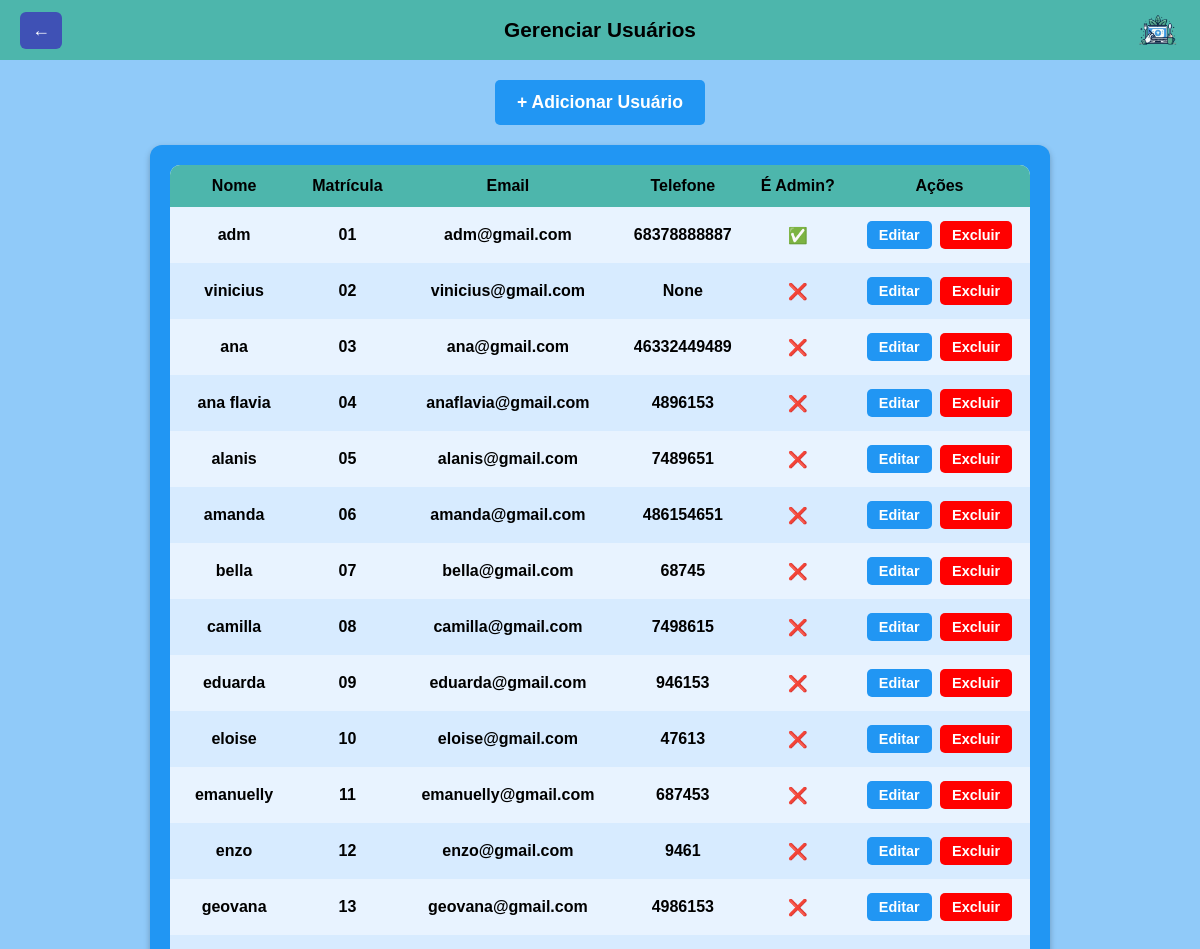
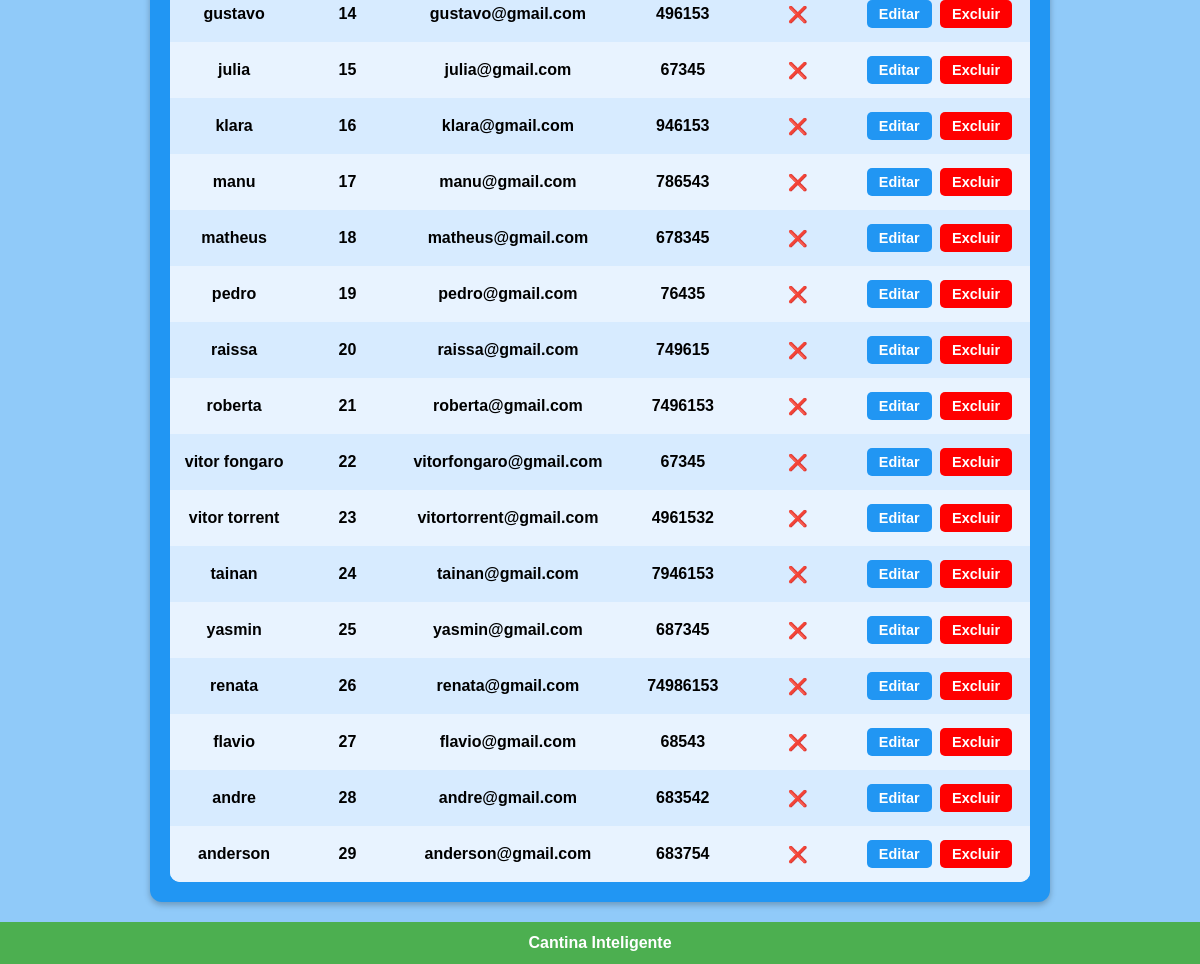
Screenshot of /usuarios/ with the database file from the repository (2 pictures, top to bottom).
### PFI/models.py (models this page shows, shortened)
class Usuario(models.Model):
    nome = models.CharField(max_length=100)
    matricula = models.CharField(max_length=20, unique=True)
    telefone = models.CharField(max_length=20, blank=True, null=True)
    telefone_responsavel = models.CharField(max_length=20, blank=True, null=True)
    email = models.EmailField(unique=True)
    senha = models.CharField(max_length=128)
    is_admin = models.BooleanField(default=False)
    saldo_em_dividas = models.DecimalField(max_digits=6, decimal_places=2, default=0)
    data_primeira_compra = models.DateField(null=True, blank=True)
    foto = models.ImageField(upload_to='fotos_usuarios/', blank=True, null=True)

### PFI/views.py (the view)
# urls.py: path('usuarios/', views.listar_usuarios, name='listar_usuarios'),
def listar_usuarios(request):
    usuarios = Usuario.objects.all()
    return render(request, "Site_principal/editar_usuario/gerenciar_usuarios.html", {"usuarios": usuarios})

### templates/Site_principal/editar_usuario/gerenciar_usuarios.html (shortened to what this page needs)
{% load static %}
<!DOCTYPE html>
<html lang="pt-BR">
<head>
  <link rel="stylesheet" href="{% static 'CSS/style_gerenciar_usuarios.css' %}">
</head>
<body>
  <header class="topo">
      <button class="btn-voltar" onclick="window.location.href='{% url 'adm_dashboard' %}'">←</button>
      <h1>Gerenciar Usuários</h1>
      <img src="{% static 'media/logo.png' %}" class="logo-topo" alt="Logo">
  </header>
  <main class="conteudo">
      <div class="area-botao-centro">
          <a href="{% url 'adicionar_usuario' %}" class="btn azul grande">+ Adicionar Usuário</a>
      </div>
      <div class="card-container">
          <table class="tabela">
              <thead>
                  <tr>
                      <th>Nome</th>
                      <th>Matrícula</th>
                      <th>Email</th>
                      <th>Telefone</th>
                      <th>É Admin?</th>
                      <th>Ações</th>
                  </tr>
              </thead>
              <tbody>
                  {% for usuario in usuarios %}
                  <tr>
                      <td>{{ usuario.nome }}</td>
                      <td>{{ usuario.matricula }}</td>
                      <td>{{ usuario.email }}</td>
                      <td>{{ usuario.telefone }}</td>
                      <td>{% if usuario.is_admin %}✅{% else %}❌{% endif %}</td>
                      <td>
                          <a href="{% url 'editar_usuario' usuario.id %}" class="btn azul">Editar</a>
                          <a href="{% url 'excluir_usuario' usuario.id %}" class="btn vermelho"
                             onclick="return confirm('Deseja realmente excluir este usuário?')">Excluir</a>
                      </td>
                  </tr>
                  {% empty %}
                  <tr><td colspan="6">Nenhum usuário encontrado.</td></tr>
                  {% endfor %}
              </tbody>
          </table>
      </div>
  </main>
  <footer class="rodape">
      Cantina Inteligente
  </footer>
</body>
</html>

### PFI/static/CSS/style_gerenciar_usuarios.css (style rules this page uses)
:root { --cor-fundo: #90CAF9; --cor-topo: #4db6ac; --cor-botao-voltar: #3f51b5; --cor-card: #2196f3; --cor-rodape: #4caf50; --cor-texto-claro: #ffffff; --cor-preto: #000000; }
* { margin: 0; padding: 0; box-sizing: border-box; font-family: Arial, sans-serif; }
body { min-height: 100vh; display: flex; flex-direction: column; background: var(--cor-fundo); }
.topo { background: var(--cor-topo); padding: 18px; display: flex; align-items: center; justify-content: center; position: relative; color: var(--cor-preto); font-weight: bold; }
.topo h1 { font-size: 1.3em; }
.btn-voltar { position: absolute; left: 20px; background: var(--cor-botao-voltar); color: white; border: none; padding: 8px 12px; border-radius: 6px; font-size: 18px; cursor: pointer; }
.logo-topo { position: absolute; right: 20px; width: 45px; }
.conteudo { flex: 1; padding: 20px; display: flex; flex-direction: column; align-items: center; }
.area-botao-centro { text-align: center; margin-bottom: 20px; }
.btn { padding: 10px 16px; border-radius: 5px; border: none; font-weight: bold; cursor: pointer; text-decoration: none; display: inline-block; }
.azul { background: var(--cor-card); color: var(--cor-texto-claro); }
.vermelho { background: red; color: white; }
.btn.grande { font-size: 1.1em; padding: 12px 22px; }
.card-container { background: var(--cor-card); padding: 20px; width: 95%; max-width: 900px; border-radius: 12px; box-shadow: 0px 3px 6px rgba(0,0,0,0.25); }
.tabela { width: 100%; border-collapse: collapse; background: var(--cor-texto-claro); border-radius: 10px; overflow: hidden; }
.tabela th { background: var(--cor-topo); padding: 12px; text-align: center; color: var(--cor-preto); font-weight: bold; }
.tabela td { padding: 12px; text-align: center; background: #e8f3ff; font-weight: bold; }
.tabela tr:nth-child(even) td { background: #d7ebff; }
.tabela .btn { padding: 6px 12px; font-size: 0.9em; margin: 2px; border-radius: 5px; }
.rodape { background: var(--cor-rodape); color: white; text-align: center; padding: 12px; font-weight: bold; }

### rows the page displays
Usuario: nome "adm", matricula "01", email "adm@gmail.com", telefone "68378888887"
Usuario: nome "vinicius", matricula "02", email "vinicius@gmail.com", telefone "None"
Usuario: nome "ana", matricula "03", email "ana@gmail.com", telefone "46332449489"
Usuario: nome "ana flavia", matricula "04", email "anaflavia@gmail.com", telefone "4896153"
Usuario: nome "alanis", matricula "05", email "alanis@gmail.com", telefone "7489651"
Usuario: nome "amanda", matricula "06", email "amanda@gmail.com", telefone "486154651"
Usuario: nome "bella", matricula "07", email "bella@gmail.com", telefone "68745"
Usuario: nome "camilla", matricula "08", email "camilla@gmail.com", telefone "7498615"
Usuario: nome "eduarda", matricula "09", email "eduarda@gmail.com", telefone "946153"
Usuario: nome "eloise", matricula "10", email "eloise@gmail.com", telefone "47613"
Usuario: nome "emanuelly", matricula "11", email "emanuelly@gmail.com", telefone "687453"
Usuario: nome "enzo", matricula "12", email "enzo@gmail.com", telefone "9461"
Usuario: nome "geovana", matricula "13", email "geovana@gmail.com", telefone "4986153"
Usuario: nome "gustavo", matricula "14", email "gustavo@gmail.com", telefone "496153"
Usuario: nome "julia", matricula "15", email "julia@gmail.com", telefone "67345"
Usuario: nome "klara", matricula "16", email "klara@gmail.com", telefone "946153"
Usuario: nome "manu", matricula "17", email "manu@gmail.com", telefone "786543"
Usuario: nome "matheus", matricula "18", email "matheus@gmail.com", telefone "678345"
Usuario: nome "pedro", matricula "19", email "pedro@gmail.com", telefone "76435"
Usuario: nome "raissa", matricula "20", email "raissa@gmail.com", telefone "749615"
Usuario: nome "roberta", matricula "21", email "roberta@gmail.com", telefone "7496153"
Usuario: nome "vitor fongaro", matricula "22", email "vitorfongaro@gmail.com", telefone "67345"
Usuario: nome "vitor torrent", matricula "23", email "vitortorrent@gmail.com", telefone "4961532"
Usuario: nome "tainan", matricula "24", email "tainan@gmail.com", telefone "7946153"
Usuario: nome "yasmin", matricula "25", email "yasmin@gmail.com", telefone "687345"
Usuario: nome "renata", matricula "26", email "renata@gmail.com", telefone "74986153"
Usuario: nome "flavio", matricula "27", email "flavio@gmail.com", telefone "68543"
Usuario: nome "andre", matricula "28", email "andre@gmail.com", telefone "683542"
Usuario: nome "anderson", matricula "29", email "anderson@gmail.com", telefone "683754"
